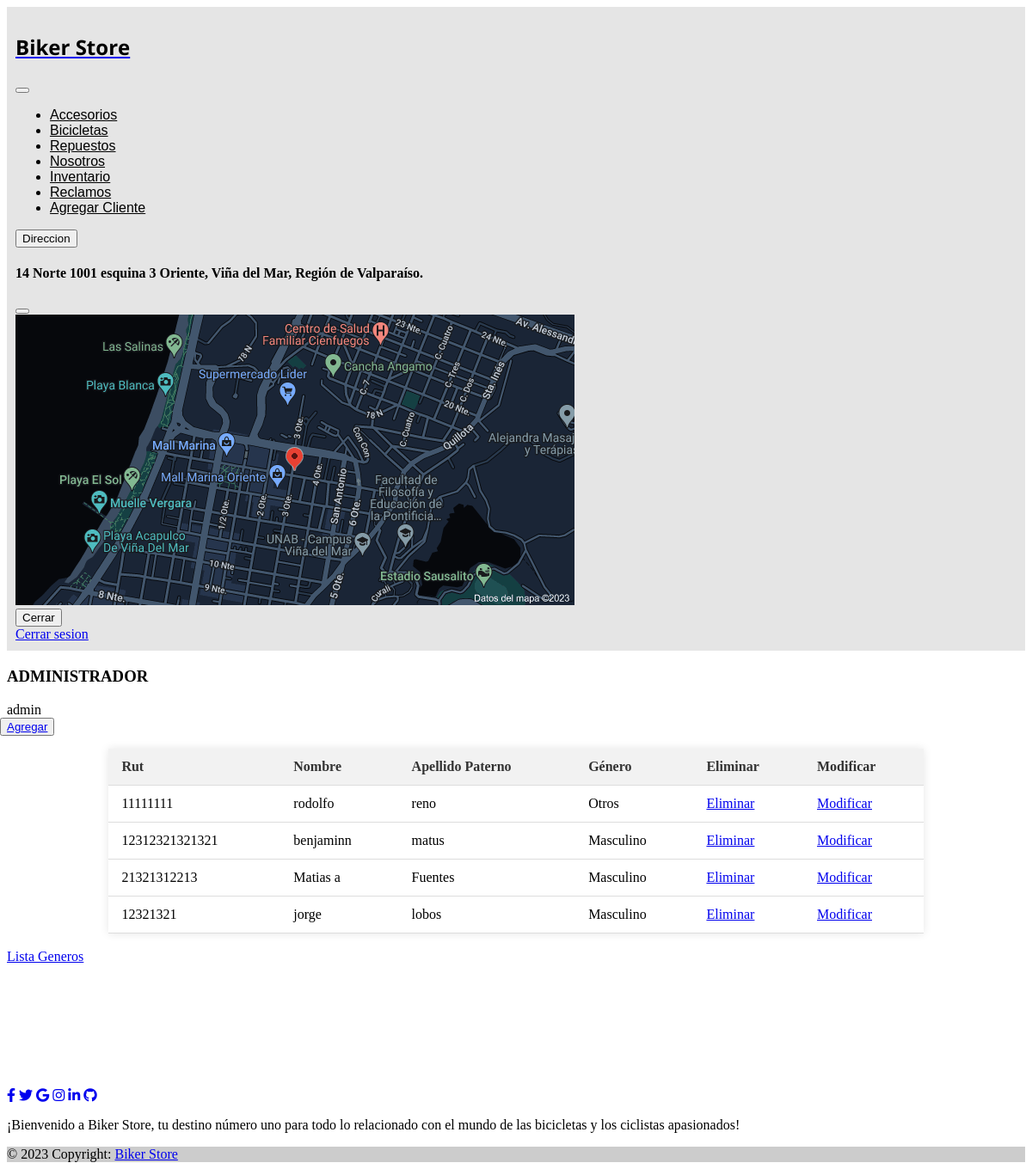
The app's page /lista_clientes (signed in) with its own data.
### venta/models.py (models this page shows, shortened)
class Cliente(models.Model):
    rut              = models.CharField(primary_key=True, max_length=10)
    nombre           = models.CharField(max_length=20)
    apellido_paterno = models.CharField(max_length=20)
    apellido_materno = models.CharField(max_length=20)
    fecha_nacimiento = models.DateField(blank=False, null=False)
    id_genero        = models.ForeignKey('Genero',on_delete=models.CASCADE, db_column='idGenero')
    telefono         = models.CharField(max_length=45)
    email            = models.EmailField(unique=True, max_length=100, blank=True, null=True)
    direccion        = models.CharField(max_length=50, blank=True, null=True)
    activo           = models.IntegerField()

class Genero(models.Model):
    id_genero  = models.AutoField(db_column='idGenero', primary_key=True)
    genero     = models.CharField(max_length=20, blank=False, null=False)
    def __str__(self):
        return str(self.genero)

### venta/views.py (the view)
# urls.py: path('lista_clientes',views.lista_clientes, name='lista_clientes'),
def lista_clientes(request):
    lista_clientes = Cliente.objects.raw('select * from venta_cliente') #select * from Cliente
    context = {"clientes":lista_clientes}
    return render(request,'venta/clienteindex.html', context)

### venta/templates/venta/clienteindex.html (shortened to what this page needs)
{% load static %}
<!DOCTYPE html>
<html lang="en">
<head>
    <link rel="stylesheet" href="https://cdn.jsdelivr.net/npm/bootstrap@4.3.1/dist/css/bootstrap.min.css"integrity="sha384-ggOyR0iXCbMQv3Xipma34MD+dH/1fQ784/j6cY/iJTQUOhcWr7x9JvoRxT2MZw1T">
    <link rel="stylesheet" href="https://cdnjs.cloudflare.com/ajax/libs/font-awesome/6.2.1/css/all.min.css">
    <link rel="stylesheet" href="https://use.fontawesome.com/releases/v5.8.1/css/all.css">
    <link rel="stylesheet" type="text/css"  href="{% static 'css/clienteindex.css' %}">
</head>
<body>
   <nav class="navbar navbar-expand-lg ">
    <div class="navbar-brand">
      <a href={% url 'index' %}><h1 class="titulo-biker-store" >Biker Store
      </h1>
    </div>
    <button class="navbar-toggler" type="button" data-toggle="collapse" data-target="#navbarSupportedContent" aria-controls="navbarSupportedContent" aria-expanded="false" aria-label="Toggle navigation">
    </button>
    <div class="collapse navbar-collapse" id="navbarSupportedContent">
      <ul class="navbar-nav mx-auto ">
        <li class="nav-item active">
          <a class="nav-link " href={% url 'cascos' %} tabindex="-1" aria-disabled="true">Accesorios</a>
        </li>
        <li class="nav-item">
          <a class="nav-link" href={% url 'bicicletass' %}>Bicicletas</a>
        </li>
        <li class="nav-item ">
          <a class="nav-link" href={% url 'repuesto' %}>Repuestos
          </a>
        </li>
        <li class="nav-item">
          <a class="nav-link " href={% url 'nosotros' %} tabindex="-1" aria-disabled="true">Nosotros</a>
        </li>
        <li class="nav-item">
          <a class="nav-link " href={% url 'json' %} tabindex="-1" aria-disabled="true">Inventario</a>
        </li>
        <li class="nav-item">
          <a class="nav-link " href={% url 'reclamos' %} tabindex="-1" aria-disabled="true">Reclamos</a>
        </li>
        <li class="nav-item">
          <a class="nav-link " href={% url 'clienteindex' %} tabindex="-1" aria-disabled="true">Agregar Cliente</a>
        </li>
      </ul>
    </div>
<button type="button" class="btn btn-primary" data-bs-toggle="modal" data-bs-target="#myModal">
  Direccion
</button>
<div class="modal" id="myModal">
  <div class="modal-dialog">
    <div class="modal-content">
      <div class="modal-header">
        <h4 class="modal-title">14 Norte 1001 esquina 3 Oriente, Viña del Mar, Región de Valparaíso.</h4>
        <button type="button" class="btn-close" data-bs-dismiss="modal"></button>
      </div>
      <div class="modal-body">
        <img src={% static 'media/direccion.png'%} alt class="direccion">
      </div>
      <div class="modal-footer">
        <button type="button" class="btn btn-danger" data-bs-dismiss="modal">Cerrar</button>
      </div>
    </div>
  </div>
</div>
<a class="btn btn-primary" href={% url 'logout' %}>Cerrar sesion</a>
  </nav>
  <h3>ADMINISTRADOR {{usu}}</h3>
  {% if user.is_authenticated %}
  {{user.username}}
{% else %}
  <a href="{% url 'login' %}">login</a>
{% endif %}
    <br>
    <button class="agregar-btn"type="button">
        <a href="{% url 'clientesAdd' %}">Agregar</a>
    </button>
    <br>
    <br>
    <table>
        {% if clientes %}
            <th>Rut</th>
            <th>Nombre</th>
            <th>Apellido Paterno</th>
            <th>Género</th>
            <th>Eliminar</th>
            <th>Modificar</th>
            {% for tmp in clientes %}
                <tr>
                    <td>{{tmp.rut}}</td>
                    <td>{{tmp.nombre}}</td>
                    <td>{{tmp.apellido_paterno}}</td>
                    <td>{{tmp.id_genero}}</td>
                    <td><a href="{% url 'clientes_del' pk=tmp.rut %}">Eliminar</a></td>
                    <td><a href="{% url 'clientes_findEdit' pk=tmp.rut %}">Modificar</a></td>
                </tr>
            {% endfor%}
        {% endif%}
    </table>
    <br>
    <a class="lista-generos" href="{% url 'genero'%}">Lista Generos</a>
    <br>
    <br>
    <br>
    <br>
    <br>
    <br>
    <br>
    <br>
    <br>
<footer class="bg-dark text-center text-white">
  <div class="container p-4">
    <section class="mb-4">
      <a class="btn btn-outline-light btn-floating m-1" href="#!" role="button"
        ><i class="fab fa-facebook-f"></i
      ></a>
      <a class="btn btn-outline-light btn-floating m-1" href="#!" role="button"
        ><i class="fab fa-twitter"></i
      ></a>
      <a class="btn btn-outline-light btn-floating m-1" href="#!" role="button"
        ><i class="fab fa-google"></i
      ></a>
      <a class="btn btn-outline-light btn-floating m-1" href="#!" role="button"
        ><i class="fab fa-instagram"></i
      ></a>
      <a class="btn btn-outline-light btn-floating m-1" href="#!" role="button"
        ><i class="fab fa-linkedin-in"></i
      ></a>
      <a class="btn btn-outline-light btn-floating m-1" href="#!" role="button"
        ><i class="fab fa-github"></i
      ></a>
    </section>
    <section class="mb-4">
      <p>
        ¡Bienvenido a Biker Store, tu destino número uno para todo lo relacionado con el mundo de las bicicletas y los ciclistas apasionados!
      </p>
    </section>
  </div>
  <div class="text-center p-3" style="background-color: rgba(0, 0, 0, 0.2);">
    © 2023 Copyright:
    <a class="text-white" href="https://mdbootstrap.com/">Biker Store</a>
  </div>
</footer>
</body>
</html>

### static/css/clienteindex.css (style rules this page uses)
.navbar { background-color: #E5E5E5; padding: 10px; }
.navbar-brand { color: #000; text-align: left; font-family: 'Open Sans', sans-serif; }
.nav-link { color: #000; font-family: 'Trebuchet MS', 'Lucida Sans Unicode', 'Lucida Grande', 'Lucida Sans', Arial, sans-serif; align-items: center; height: 25px; }
.titulo-biker-store { color: #000; font-family: 'Open Sans', sans-serif; }
table { margin: auto; border-collapse: collapse; width: 80%; background-color: #fff; box-shadow: 0px 0px 10px rgba(0, 0, 0, 0.1); }
th, td { padding: 12px 15px; text-align: left; border-bottom: 1px solid #ddd; }
th { background-color: #f2f2f2; color: #333; font-weight: bold; }
.agregar-btn { position: absolute; top: 40; left: 0; }

### records on screen
Cliente: rut "11111111", nombre "rodolfo", apellido_paterno "reno", id_genero "Otros"
Cliente: rut "12312321321321", nombre "benjaminn", apellido_paterno "matus", id_genero "Masculino"
Cliente: rut "21321312213", nombre "Matias a", apellido_paterno "Fuentes", id_genero "Masculino"
Cliente: rut "12321321", nombre "jorge", apellido_paterno "lobos", id_genero "Masculino"

### other values on screen
{{ user.username }} "admin"
